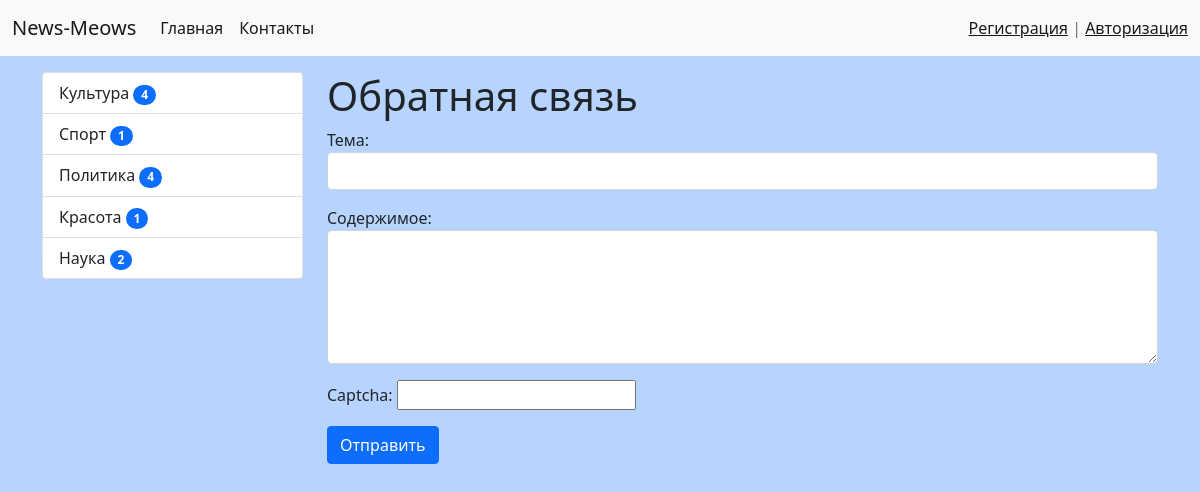
Page /contact/ on the committed database.
### news/models.py (models this page shows, shortened)
class Category(models.Model):
    title = models.CharField(max_length=150, db_index=True, verbose_name="Название категории")
    def get_absolute_url(self):
        return reverse('category', kwargs={'category_id': self.pk})
    class Meta:
        verbose_name = 'Категория'
        verbose_name_plural = 'Категории'
        ordering = ['title']

### news/views.py (the view)
# urls.py: path('contact/', contact, name='contact'),
def contact(request):
    if request.method == 'POST':
        form = ContactForm(request.POST)
        if form.is_valid():
            mail = send_mail(form.cleaned_data['subject'], form.cleaned_data['content'], 'mail1',
                      ['mail2'], fail_silently=True)
            if mail:
                messages.success(request, "Письмо отправлено")
                return redirect('contact')
            else:
                messages.error(request, "Ошибка отправки")
        else:
            messages.error(request, "Ошибка валидации")
    else:
        form = ContactForm()
    return render(request, 'news/contact.html', {"form": form})

### news/forms.py
class ContactForm(forms.Form):
    subject = forms.CharField(label='Тема', widget=forms.TextInput(attrs={'class': 'form-control'}))
    content = forms.CharField(label='Содержимое', widget=forms.Textarea(attrs={'class': 'form-control', 'rows': 5}))
    captcha = CaptchaField()

### news/templatetags/news_tags.py (called while the page is built)
@register.inclusion_tag('news/list_categories.html')
def show_categories(arg1='Hello', arg2='World'):
    categories = Category.objects.annotate(cnt=Count('news', filter=F('news__is_published'))).filter(cnt__gt=0)
    return {"categories": categories, "arg1": arg1, "arg2": arg2}

### news/templates/news/contact.html (shortened to what this page needs)
{% extends 'base.html' %}
{% block sidebar %}
    {% include 'inc/sidebar.html' %}
{% endblock %}
{% block content %}
    <h1> Обратная связь </h1>
    <form method="post">
        {{ form.as_p }}
         <button type="submit" class="btn btn-primary btn-block">Отправить</button>
    </form>
{% endblock %}

### news/templates/news/list_categories.html
<div class="list-group">
    {% for item in categories %}
        <a href="{{ item.get_absolute_url }}" class="list-group-item list-group-item-action" aria-current="true">
            {{ item.title }}
            <span class="badge bg-primary rounded-pill">{{ item.cnt }}</span>
        </a>
    {% endfor %}
</div>

### djangoProject/static/css/style.css (style rules this page uses)
body { background: #b6d4fe; }

### rows in the picture
Category: title "Культура", cnt "4"
Category: title "Спорт", cnt "1"
Category: title "Политика", cnt "4"
Category: title "Красота", cnt "1"
Category: title "Наука", cnt "2"
